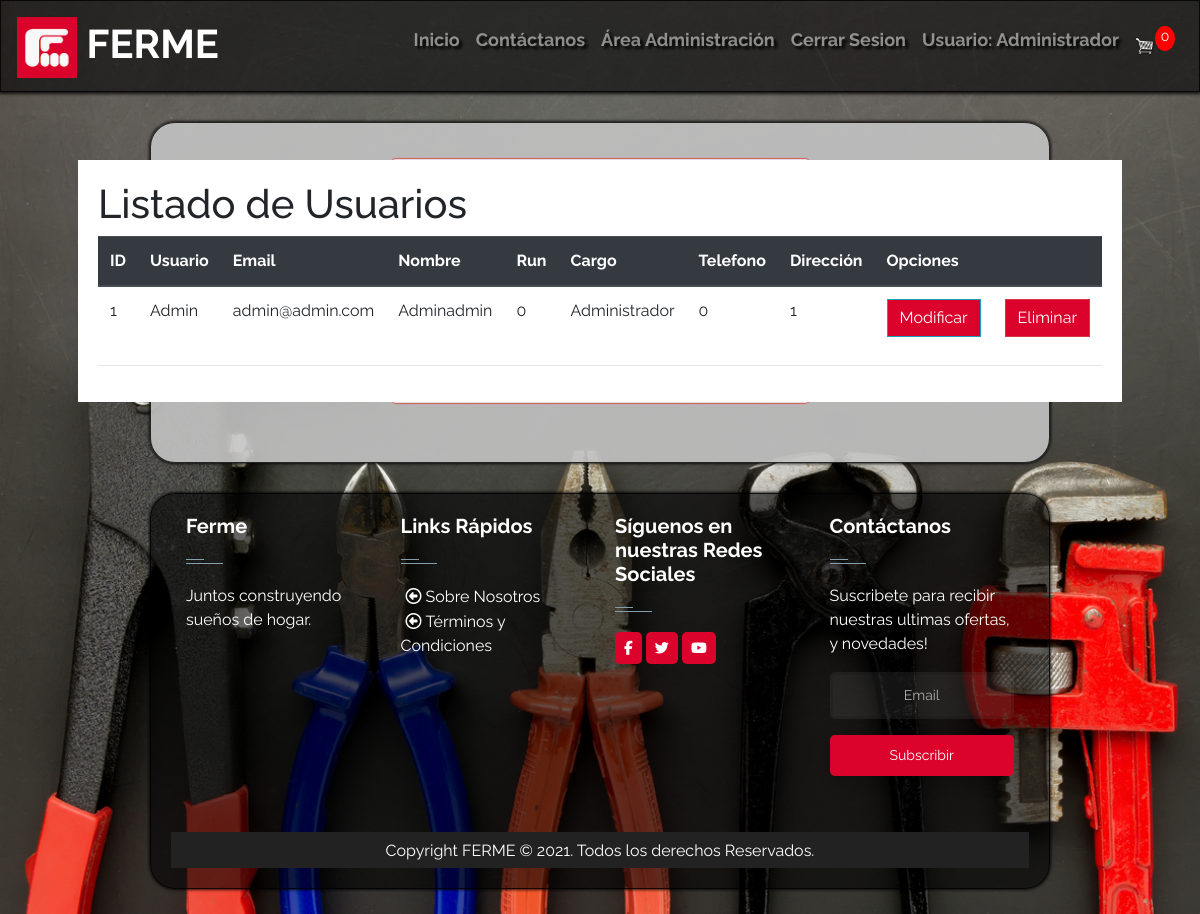
Page /listar_usuario/ (signed in) on the committed database.
### usuario/models.py (models this page shows, shortened)
class Usuario(AbstractBaseUser):
    username = models.CharField('Nombre de usuario',unique=True,max_length=100)
    correo = models.CharField('Correo',unique=True,max_length=300)
    nombre_completo = models.CharField('Nombre Completo',max_length=150)
    rut = models.IntegerField('Run', unique=True)
    telefono = models.IntegerField('Telefono', unique=True)
    direccion = models.CharField('Dirección', max_length=300,default='',null=True)
    usuario_activo = models.BooleanField(default=True)
    usuario_administrador = models.BooleanField(default=False)
    cargo = models.ForeignKey(cargo, on_delete=models.CASCADE,null=True)
    objects = UsuarioManager()
    USERNAME_FIELD = 'username'
    REQUIRED_FIELDS = ['correo','nombre_completo','rut','telefono','direccion']

### cargo/models.py (models this page shows)
class cargo(models.Model):
    nombre = models.CharField(max_length=20)
    descripcion = models.TextField()
    def __str__(self):
        return self.nombre

### core/views.py (the view)
# urls.py: path('listar_usuario/',listar_usuario , name='listar_usuario'),
def listar_usuario(request):
    persona = Usuario.objects.all()
    data = {
        'usuario':persona,
    }
    return render(request, 'core/persona/listar.html',data)

### carro/context_processor.py (called while the page is built)
def importe_total_carro(request):
    total=0
    if 'carro' in request.session:
        for key, value in request.session["carro"].items():
            total=total+(int(value["precio"]))
    return {"importe_total_carro":total}

def importe_cant_carro(request):
    total=0
    if 'carro' in request.session:
        for key, value in request.session["carro"].items():
            total=total+(value["cantidad"])
    return {"importe_cant_carro":total}

### core/templates/core/persona/listar.html (shortened to what this page needs)
{% extends 'core/base.html' %}
{% load crispy_forms_tags %}
{% load humanize %}
{% block contenido %}
<div class="col-12 col-md-6 offset-md-3 ">
    <div class="row p-3 mb-2">
        <div class="card">
            <div class="card-body" style="background-color: white;">
                <h1>Listado de Usuarios</h1>
                <table class="table table-stripped table-hover table-responsive-sm clearfix">
                    <thead class="thead-dark">
                        <tr>
                            <th>ID</th>
                            <th>Usuario</th>
                            <th>Email</th>
                            <th>Nombre</th>
                            <th>Run</th>
                            <th>Cargo</th>
                            <th>Telefono</th>
                            <th>Dirección</th>
                            <th>Opciones</th>
                            <th></th>
                        </tr>
                        {% for u in usuario %}
                        <tr>
                            <td>{{ u.id }}</td>
                            <td>{{ u.username | title }}</td>
                            <td>{{ u.correo }}</td>
                            <td>{{ u.nombre_completo | title }}</td>
                            <td>{{ u.rut }}</td>
                            <td>{{ u.cargo }}</td>
                            <td>{{ u.telefono }}</td>
                            <td>{{ u.direccion }}</td>
                            <td>
                                <a href="{% url 'modificar_usuario' u.id %}" class="btn btn-info">Modificar</a>
                            </td>
                            <td>
                                <a href="#" onclick="eliminar_usuario({{ u.id }})"
                                    class="btn btn-danger">Eliminar</a>
                            </td>
                        </tr>
                        {% endfor %}
                </table>
                <hr>
            </div>
        </div>
    </div>
</div>
    {% endblock %}

### core/templates/core/base.html (shortened to what this page needs)
<!doctype html>
<html>
<head>
  {% load static %}
  <link rel="stylesheet" href="https://cdnjs.cloudflare.com/ajax/libs/ionicons/2.0.1/css/ionicons.min.css">
  <link rel="stylesheet" href="https://cdn.jsdelivr.net/npm/bootstrap@4.5.3/dist/css/bootstrap.min.css"
>
  <link href="{% static 'css/main.css' %}" rel="stylesheet" type="text/css">
  <link href="{% static 'css/carro.css' %}" rel="stylesheet" type="text/css">
</head>
<header>
  <nav class="navbar navbar-expand-lg navbar-dark">
    <a class="navbar-brand" href="{% url 'home' %}">
      <img src="/media/admin-interface/logo/logo-fs-web.png" width="60" alt="Logo" />
      FERME</a>
    <div class="collapse navbar-collapse" id="navbarSupportedContent">
      <ul class="navbar-nav ml-auto">
        <li class="nav-item">
          <a class="nav-link" href="{% url 'home' %}">Inicio</a>
        </li>
        <li class="nav-item">
          <a class="nav-link" href="{% url 'contacto' %}">Contáctanos</a>
        </li>
        {% if user.cargo.nombre == 'Administrador' %}
        <li class="nav-item">
          <a class="nav-link" href="{% url 'administrador' %}">Área Administración</a>
        </li>
        {% endif %}
        {% if user.is_authenticated %}
        <li class="nav-item">
          <a class="nav-link" href="{% url 'logout' %}">Cerrar Sesion</a>
        </li>
        <li class="nav-item">
          <a class="nav-link" href="{% url 'usuario' user.id %}">Usuario: {{ user.cargo |title }}</a>
        </li>
        <a class="nav-link d-flex align-items-center" href="{% url 'cart' %}">
          <img id="cart-icon" style="width:20px;" src="{% static 'images/cart.png' %}" alt="carrito" />
          <p id="cart-total" class="float-right">{{importe_cant_carro}}</p>
        </a>
        {% endif %}
      </ul>
    </div>
  </nav>
</header>
<body background="/media/admin-interface/logo/fondo.jpg" style="background-repeat: no-repeat; background-size: cover;">
  <div class="cuerpo">
  {% block contenido %}
  {% endblock %}
  </div>
</body>
<footer id="footer fixed-bottom" class="footer-1">
  <div class="main-footer widgets-dark typo-light">
    <div class="container">
      <div class="row">
        <div class="col-xs-12 col-sm-6 col-md-3">
          <div class="widget subscribe no-box">
            <h5 class="widget-title">Ferme<span></span></h5>
            <p>Juntos construyendo sueños de hogar.</p>
          </div>
        </div>
        <div class="col-xs-12 col-sm-6 col-md-3">
          <div class="widget no-box">
            <h5 class="widget-title">Links Rápidos<span></span></h5>
            <ul class="thumbnail-widget">
              <li>
                <div class="thumb-content"><a href="#.">&nbsp;Sobre Nosotros</a></div>
              </li>
              <li>
                <div class="thumb-content"><a href="#.">&nbsp;Términos y Condiciones</a></div>
              </li>
            </ul>
          </div>
        </div>
        <div class="col-xs-12 col-sm-6 col-md-3">
          <div class="widget no-box">
            <h5 class="widget-title">Síguenos en nuestras Redes Sociales<span></span></h5>
            <a href="#"> <i class="fa fa-facebook"> </i> </a>
            <a href="#"> <i class="fa fa-twitter"> </i> </a>
            <a href="#"> <i class="fa fa-youtube"> </i> </a>
          </div>
        </div>
        <br>
        <br>
        <div class="col-xs-12 col-sm-6 col-md-3">
          <div class="widget no-box">
            <h5 class="widget-title">Contáctanos<span></span></h5>
            <p>Suscribete para recibir nuestras ultimas ofertas, y novedades!</p>
            <div class="emailfield">
              <input type="text" name="email" value="Email">
              <input class="submitbutton ripplelink" type="submit" value="Subscribir">
            </div>
          </div>
        </div>
      </div>
    </div>
    <div class="footer-copyright">
      <div class="container">
        <div class="row">
          <div class="col-md-12 text-center">
            <p>Copyright FERME © 2021. Todos los derechos Reservados.</p>
          </div>
        </div>
      </div>
    </div>
  </div>
</footer>
</html>

### core/static/css/main.css (style rules this page uses)
body { background-color: #E4E4E4; background-attachment: fixed; font-family: 'Raleway', sans-serif; }
header .navbar { background-color: rgba(0,0,0,0.60); border-style: solid; border-width: 1px; border-color: rgba(0,0,0,0.8); box-shadow: 0px 1px 3px 1px rgba(0,0,0,0.8); font-family:'Raleway', sans-serif; }
.navbar.navbar-expand-lg.navbar-dark .navbar-brand { font-weight: bolder; font-size: 40px; font-family: 'Raleway', sans-serif; }
#navbarSupportedContent .navbar-nav.ml-auto .nav-item { border-radius: 15px; text-align: center; font-weight: bold; font-size: 18px; text-shadow: 3px 3px 3px black; }
body .cuerpo { border-radius: 25px; background-color: rgba(196,196,196,0.9); padding-top:20px; padding-bottom: 20px; margin-top: 30px; margin-left: 150px; margin-right: 150px; margin-bottom: 30px; border-style: solid; border-width: 1px; border-color: rgba(0,0,0,0.8); box-shadow: 0px 0px 3px 1px rgba(0,0,0,0.8); }
footer .main-footer { padding: 20px ; background-color: rgba(0,0,0,0.60); margin-left: 150px; margin-right: 150px; margin-top: 20px; margin-bottom: 25px; border-style: solid; border-width: 1px; border-color: rgba(0,0,0,0.8); box-shadow: 0px 0px 3px 1px rgba(0,0,0,0.8); border-radius: 25px; }
footer ul { padding-left: 0; list-style: none; }
.footer-copyright { background: #222; padding: 5px 0; }
.footer-copyright p { color: #969696; margin: 2px 0 0; }
.widget { padding: 20px; margin-bottom: 40px; }
.widget.no-box { padding: 0; background-color: transparent; margin-bottom: 40px; box-shadow: none; -webkit-box-shadow: none; -moz-box-shadow: none; -ms-box-shadow: none; -o-box-shadow: none; }
.widget.subscribe p { margin-bottom: 18px; }
.widget li a { color: #fff; }
.widget-title { margin-bottom: 20px; }
.widget-title span { background: #839FAD none repeat scroll 0 0;display: block; height: 1px;margin-top: 25px;position: relative;width: 20%; }
.widget-title span::after { background: inherit;content: "";height: inherit; position: absolute;top: -4px;width: 50%; }
.typo-light h1, .typo-light h2, .typo-light h3, .typo-light h4, .typo-light h5, .typo-light h6, .typo-light p, .typo-light div, .typo-light span, .typo-light small { color: #fff; }
.btn { background-color: #db022b; color:#fff; }
.fa { display: inline-block; font: normal normal normal 14px/1 FontAwesome; background-color: #3e3e3e; color: #fff; padding: 9px; border-radius: 5px; }
input[type="text"] { background: rgba(255,255,255,0.075); padding: 10px 15px; color: #aaa; border: 3px solid rgba(0,0,0,0.1); font-size: 14px; margin-bottom: 16px; border-radius: 5px; transition: all 0.2s cubic-bezier(0.4,0,0.2,1); transition-delay: 0.2s; text-align: center; width: 100%; }
input.submitbutton.ripplelink { background: #db022b; border: 3px solid rgba(0,0,0,0.1); color: #fff; box-shadow: 0 8px 17px 0 rgba(0,0,0,0.2); transition-delay: 0s; width: 100%; font-size: 14px; border: 0px solid #FF0000; transition: all 0.2s cubic-bezier(0.4,0,0.2,1); padding: 10px 15px; margin-bottom: 16px; border-radius: 5px; }
.widget.no-box .emailfield .submitbutton.ripplelink { background-color: #db022b; }
.thumb-content ::before { content: "\f190"; font-family: FontAwesome; font-style: normal; font-weight: normal; text-decoration: inherit; margin-left: 5px; color: #ffffff; }
.col-xs-12.col-sm-6.col-md-3 .widget.subscribe.no-box .widget-title { font-size: 20px; font-weight: bold; }
.col-xs-12.col-sm-6.col-md-3 .widget.no-box .widget-title { font-size: 20px; font-weight: bold; }
.widget.no-box a .fa.fa-facebook { background-color: #db022b; }
.widget.no-box a .fa.fa-twitter { background-color: #db022b; }
.widget.no-box a .fa.fa-youtube { background-color: #db022b; }
.card { align-items: center; width: 100%; margin-bottom: 15px; box-shadow: 0px 0px 1px 1px rgba(255, 0, 0, 0.5); }

### core/static/css/carro.css (style rules this page uses)
body { background-color: hsl(0, 0%, 98%); }
#cart-icon { width:55px; display: inline-block; }
#cart-total { display: block; text-align: center; color:#fff; background-color: red; width: 20px; height: 25px; border-radius: 50%; font-size: 14px; }
.btn { border-radius: 0; }

### rows in the picture
Usuario: cargo "Administrador", id "1", username "Admin", correo "admin@admin.com", nombre_completo "Adminadmin", rut "0", telefono "0", direccion "1"

### other values in the picture
{{ importe_cant_carro }} "0"
